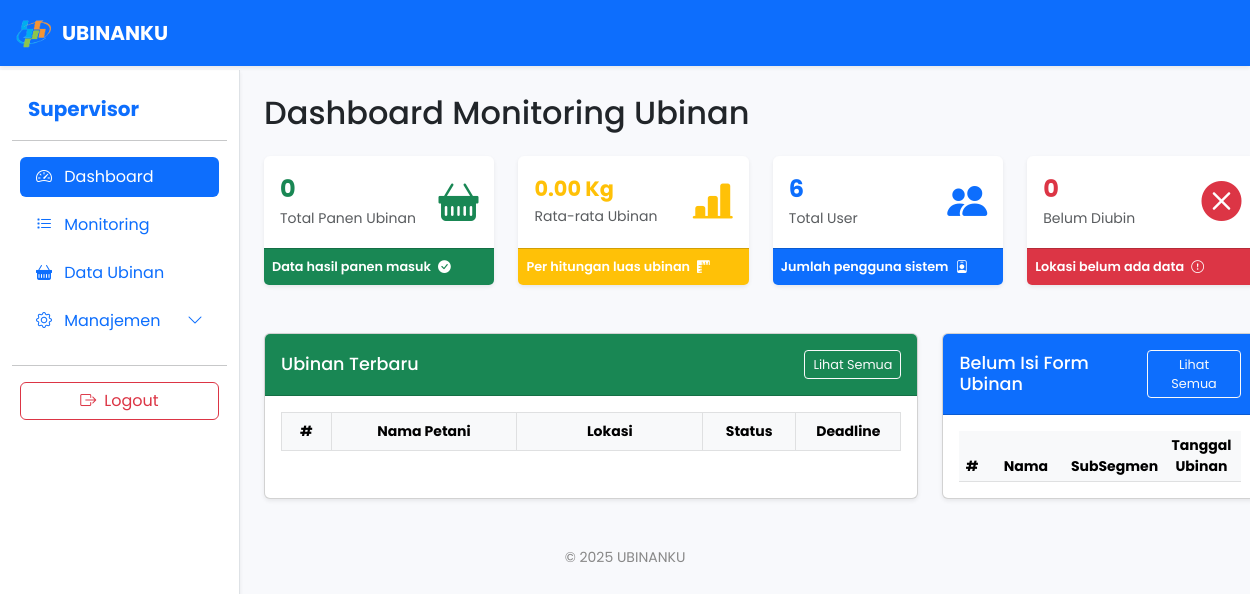
The page /service/super-admin/super_admin.php (signed in) on the database as committed earlier.
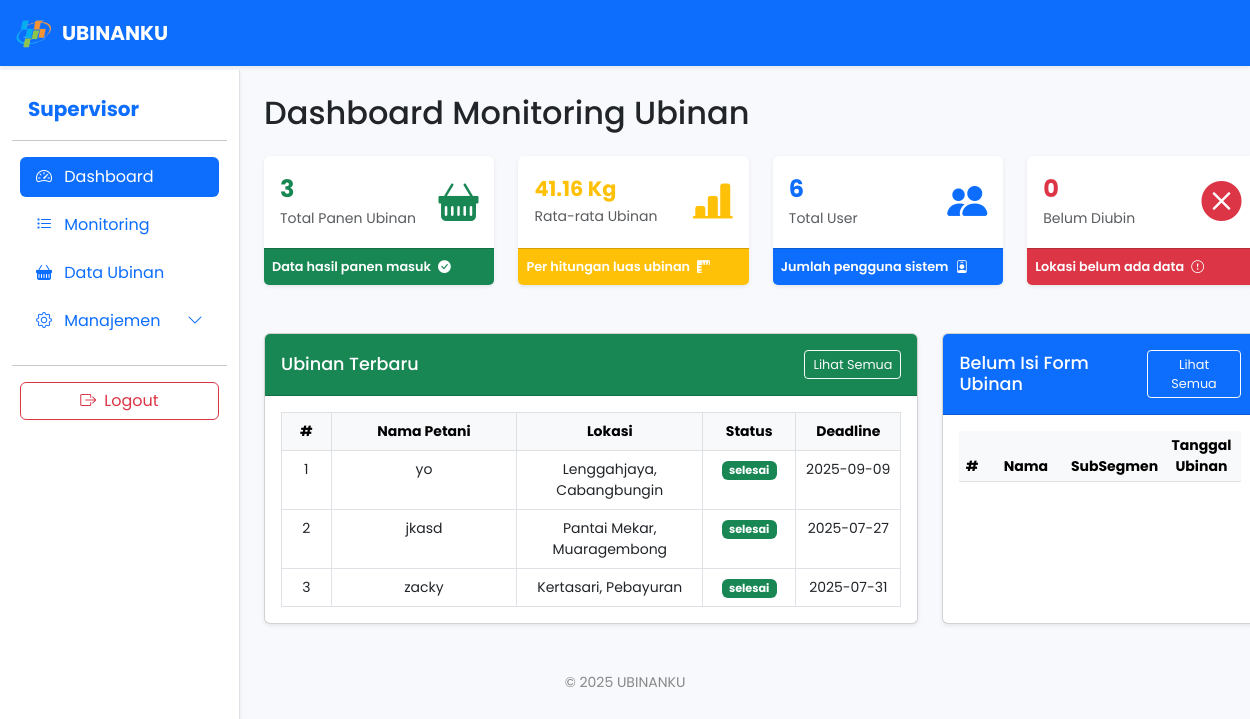
The same page on the database as committed later.
### tables this page shows
CREATE TABLE `monitoring_data_panen` (
  `id` int(11) NOT NULL,
  `nama_petani` varchar(100) NOT NULL,
  `desa` varchar(100) NOT NULL,
  `kecamatan` varchar(100) NOT NULL,
  `tanggal_panen` date NOT NULL,
  `subround` int(11) NOT NULL,
  `foto_serah_terima` varchar(255) NOT NULL,
  `foto_bukti_plot_ubinan` varchar(255) NOT NULL,
  `foto_berat_timbangan` varchar(255) NOT NULL,
  `berat_plot` decimal(10,2) DEFAULT NULL,
  `gkp` decimal(10,2) DEFAULT NULL,
  `gkg` decimal(10,2) DEFAULT NULL,
  `ku` decimal(10,2) DEFAULT NULL,
  `status` enum('belum selesai','selesai','tidak bisa','revisi','sudah') DEFAULT 'belum selesai',
  `user_id` int(11) NOT NULL,
  `nomor_segmen` varchar(9) NOT NULL,
  `nomor_sub_segmen` varchar(2) NOT NULL,
  `note` varchar(500) NOT NULL,
  `created_at` timestamp NOT NULL DEFAULT current_timestamp(),
  `updated_at` timestamp NULL DEFAULT NULL,
  `note_revisi` text DEFAULT NULL,
  `revised_at` timestamp NULL DEFAULT NULL,
  `revised_by` varchar(100) DEFAULT NULL
);

### service/super-admin/super_admin.php (the view, shortened to what this page needs)
<?php
include '../../config/koneksi.php';
$q_avg_ubinan = mysqli_query($conn, "SELECT AVG(ku) AS avg_ubinan FROM monitoring_data_panen WHERE status = 'selesai' AND ku IS NOT NULL AND ku != ''");
$avg_ubinan = mysqli_fetch_assoc($q_avg_ubinan)['avg_ubinan'] ?? 0;
$q_belum_diubin = mysqli_query($conn, "SELECT COUNT(*) AS total FROM monitoring_data_panen WHERE status = 'belum selesai'");
$belum_diubin = mysqli_fetch_assoc($q_belum_diubin)['total'] ?? 0;
$jumlah_panen = mysqli_fetch_assoc(mysqli_query($conn, "SELECT COUNT(*) AS total FROM monitoring_data_panen"))['total'];
$jumlah_user = mysqli_fetch_assoc(mysqli_query($conn, "SELECT COUNT(*) AS total FROM users"))['total'];
$q_ubinan = mysqli_query($conn, "SELECT id, nama_petani, desa, kecamatan, status, tanggal_panen FROM monitoring_data_panen ORDER BY created_at DESC LIMIT 5");
?>
<!DOCTYPE html>
<html lang="id">
<head>
    <link href="https://cdn.jsdelivr.net/npm/bootstrap@5.3.0/dist/css/bootstrap.min.css" rel="stylesheet">
    <link href="https://cdn.jsdelivr.net/npm/bootstrap-icons@1.10.5/font/bootstrap-icons.css" rel="stylesheet">
</head>
<body>
<nav class="navbar navbar-expand-lg navbar-dark bg-primary shadow-sm fixed-top" style="z-index:1040;">
    <div class="container-fluid">
        <a class="navbar-brand d-flex align-items-center" href="#">
            <img src="../../assets/logo.png" alt="Logo BPS" height="40" class="me-2">
            UBINANKU
        </a>
    </div>
</nav>
<div class="container-fluid" style="padding-top:70px;">
  <div class="row">
    <nav class="col-lg-2 d-none d-lg-block sidebar position-fixed bg-white border-end shadow-sm py-4" style="height:100vh; z-index:1030;">
      <div class="position-sticky">
        <a href="#" class="d-flex align-items-center mb-3 mb-md-0 me-md-auto text-primary text-decoration-none px-3">
          <span class="fs-5 fw-bold">Supervisor</span>
        </a>
        <hr>
        <ul class="nav nav-pills flex-column mb-auto px-2">
          <li class="nav-item mb-2">
            <a href="super_admin.php" class="nav-link active" aria-current="page">
              <i class="bi bi-speedometer2 me-2"></i> Dashboard
            </a>
          </li>
          <li class="nav-item mb-2">
              <a href="monitoring.php" class="nav-link">
                  <i class="bi bi-list-task me-2"></i> Monitoring
              </a>
          </li>
          <li class="nav-item mb-2">
            <a href="monitoring_panen.php" class="nav-link text-primary">
              <i class="bi bi-basket-fill me-2"></i> Data Ubinan
            </a>
          </li>
          <li class="nav-item mb-2">
            <a class="nav-link text-primary d-flex justify-content-between align-items-center" data-bs-toggle="collapse" href="#manajemenMenu" role="button" aria-expanded="false" aria-controls="manajemenMenu">
              <span><i class="bi bi-gear me-2"></i> Manajemen</span>
              <i class="bi bi-chevron-down"></i>
            </a>
          </li>
        </ul>
        <hr>
        <div class="px-2">
          <a href="../../auth/logout.php" class="btn btn-outline-danger w-100"><i class="bi bi-box-arrow-right me-2"></i>Logout</a>
        </div>
      </div>
    </nav>
    <main id="mainContent" class="col-12 col-lg-10 px-2 px-md-4" style="margin-left:240px;">
      <div class="d-flex justify-content-between align-items-center mb-3 mb-md-4 pt-3 pt-md-4">
        <h2 class="mb-0">Dashboard Monitoring Ubinan</h2>
      </div>
      <div class="row g-2 g-md-3 g-lg-4">
        <div class="col-12 col-sm-6 col-lg-3">
            <div class="card shadow-sm border-0 h-100">
                <div class="card-body p-2 p-md-3">
                    <div class="d-flex justify-content-between align-items-center">
                        <div class="flex-grow-1">
                            <h3 class="text-success fw-bold mb-1" style="font-size: clamp(1rem, 2.5vw, 1.5rem);"><?= $jumlah_panen; ?></h3>
                            <p class="mb-0 text-muted" style="font-size: clamp(0.7rem, 1.5vw, 0.875rem);">Total Panen Ubinan</p>
                        </div>
                        <i class="bi bi-basket-fill text-success ms-2" style="font-size: clamp(1.5rem, 4vw, 2.5rem);"></i>
                    </div>
                </div>
                <div class="card-footer bg-success text-white fw-semibold p-2" style="font-size: clamp(0.6rem, 1.2vw, 0.8rem);">
                    Data hasil panen masuk <i class="bi bi-check-circle-fill ms-1"></i>
                </div>
            </div>
        </div>
        <div class="col-12 col-sm-6 col-lg-3">
            <div class="card shadow-sm border-0 h-100">
                <div class="card-body p-2 p-md-3">
                    <div class="d-flex justify-content-between align-items-center">
                        <div class="flex-grow-1">
                            <h3 class="text-warning fw-bold mb-1" style="font-size: clamp(0.8rem, 2vw, 1.3rem);"><?= number_format($avg_ubinan, 2); ?> Kg</h3>
                            <p class="mb-0 text-muted" style="font-size: clamp(0.7rem, 1.5vw, 0.875rem);">Rata-rata Ubinan</p>
                        </div>
                        <i class="bi bi-bar-chart-line-fill text-warning ms-2" style="font-size: clamp(1.5rem, 4vw, 2.5rem);"></i>
                    </div>
                </div>
                <div class="card-footer bg-warning text-white fw-semibold p-2" style="font-size: clamp(0.6rem, 1.2vw, 0.8rem);">
                    Per hitungan luas ubinan <i class="bi bi-rulers ms-1"></i>
                </div>
            </div>
        </div>
        <div class="col-12 col-sm-6 col-lg-3">
            <div class="card shadow-sm border-0 h-100">
                <div class="card-body p-2 p-md-3">
                    <div class="d-flex justify-content-between align-items-center">
                        <div class="flex-grow-1">
                            <h3 class="text-primary fw-bold mb-1" style="font-size: clamp(1rem, 2.5vw, 1.5rem);"><?= $jumlah_user; ?></h3>
                            <p class="mb-0 text-muted" style="font-size: clamp(0.7rem, 1.5vw, 0.875rem);">Total User</p>
                        </div>
                        <i class="bi bi-people-fill text-primary ms-2" style="font-size: clamp(1.5rem, 4vw, 2.5rem);"></i>
                    </div>
                </div>
                <div class="card-footer bg-primary text-white fw-semibold p-2" style="font-size: clamp(0.6rem, 1.2vw, 0.8rem);">
                    Jumlah pengguna sistem <i class="bi bi-person-badge ms-1"></i>
                </div>
            </div>
        </div>
        <div class="col-12 col-sm-6 col-lg-3">
            <div class="card shadow-sm border-0 h-100">
                <div class="card-body p-2 p-md-3">
                    <div class="d-flex justify-content-between align-items-center">
                        <div class="flex-grow-1">
                            <h3 class="text-danger fw-bold mb-1" style="font-size: clamp(1rem, 2.5vw, 1.5rem);"><?= $belum_diubin; ?></h3>
                            <p class="mb-0 text-muted" style="font-size: clamp(0.7rem, 1.5vw, 0.875rem);">Belum Diubin</p>
                        </div>
                        <i class="bi bi-x-circle-fill text-danger ms-2" style="font-size: clamp(1.5rem, 4vw, 2.5rem);"></i>
                    </div>
                </div>
                <div class="card-footer bg-danger text-white fw-semibold p-2" style="font-size: clamp(0.6rem, 1.2vw, 0.8rem);">
                    Lokasi belum ada data <i class="bi bi-exclamation-circle ms-1"></i>
                </div>
            </div>
        </div>
      </div>
      <div class="mt-3 mt-md-4 mt-lg-5">
        <div class="row g-2 g-md-3 g-lg-4">
          <div class="col-12 col-xl-8 mb-3 mb-xl-0">
            <div class="card shadow-sm h-100">
              <div class="card-header bg-success text-white d-flex justify-content-between align-items-center p-2 p-md-3">
                <h5 class="mb-0" style="font-size: clamp(0.9rem, 2vw, 1.1rem);">Ubinan Terbaru</h5>
                <a href="monitoring_panen.php" class="btn btn-outline-light btn-sm" style="font-size: clamp(0.7rem, 1.5vw, 0.8rem);">Lihat Semua</a>
              </div>
              <div class="card-body p-1 p-md-2 p-lg-3">
                <div class="table-responsive">
                  <table class="table table-bordered table-hover mb-0" style="font-size: clamp(0.7rem, 1.5vw, 0.875rem);">
                    <thead class="table-light">
                      <tr class="text-center">
                        <th style="width: 8%;">#</th>
                        <th style="width: 30%;">Nama Petani</th>
                        <th class="d-none d-lg-table-cell" style="width: 30%;">Lokasi</th>
                        <th style="width: 15%;">Status</th>
                        <th style="width: 17%;">Deadline</th>
                      </tr>
                    </thead>
                    <tbody>
                      <?php
                      $no = 1;
                      while ($row = mysqli_fetch_assoc($q_ubinan)): ?>
                      <tr class="table-row-link" data-href="detail_panen.php?id=<?= $row['id']; ?>">
                        <td class="text-center"><?= $no++; ?></td>
                        <td class="text-center"><?= htmlspecialchars($row['nama_petani']); ?></td>
                        <td class="text-center d-none d-lg-table-cell"><?= htmlspecialchars($row['desa'] . ', ' . $row['kecamatan']); ?></td>
                        <td class="text-center">
                          <span class="badge <?= $row['status'] == 'selesai' ? 'bg-success' : 'bg-warning text-dark' ?>" style="font-size: 0.7rem;">
                            <?= htmlspecialchars($row['status']); ?>
                          </span>
                        </td>
                        <td class="text-center text-nowrap"><?= htmlspecialchars($row['tanggal_panen']); ?></td>
                      </tr>
                      <?php endwhile; ?>
                    </tbody>
                  </table>
                </div>
              </div>
            </div>
          </div>
          <div class="col-12 col-xl-4">
            <div class="card shadow-sm h-100">
              <div class="card-header bg-primary text-white d-flex justify-content-between align-items-center p-2 p-md-3">
                <h5 class="mb-0" style="font-size: clamp(0.9rem, 2vw, 1.1rem);">Belum Isi Form Ubinan</h5>
                <a href="monitoring.php" class="btn btn-outline-light btn-sm" style="font-size: clamp(0.7rem, 1.5vw, 0.8rem);">Lihat Semua</a>
              </div>
              <div class="card-body p-1 p-md-2 p-lg-3">
                <div class="table-responsive">
                  <table class="table table-sm table-hover mb-0" style="font-size: clamp(0.7rem, 1.5vw, 0.875rem);">
                    <thead class="table-light">
                      <tr>
                        <th class="text-center" style="width: 10%;">#</th>
                        <th class="text-center" style="width: 35%;">Nama</th>
                        <th class="text-center d-none d-md-table-cell" style="width: 25%;">SubSegmen</th>
                        <th class="text-center" style="width: 30%;">Tanggal Ubinan</th>
                      </tr>
                    </thead>
                  </table>
                </div>
              </div>
            </div>
          </div>
        </div>
      </div>
    </div>
  </div>
<footer class="text-center mt-5 mb-3">
    &copy; <?= date('Y'); ?> UBINANKU
</footer>
</body>
</html>

### service/super-admin/super_admin.php (style rules this page uses)
body { background-color: #f8f9fc; font-family: 'Poppins', sans-serif; overflow-x: hidden; }
.navbar-brand { font-weight: bold; }
.table-row-link { cursor: pointer; transition: background 0.15s, box-shadow 0.15s; }
@media (min-width: 992px) { #mainContent { margin-left: 240px !important; } }
@media (min-width: 992px) { .sidebar { width: 240px; } }
footer { margin-top: 60px; font-size: 14px; color: #888; }

Rows that differ between the two databases and show on the page:
added monitoring_data_panen: nama_petani "yo", desa+kecamatan "Lenggahjaya, Cabangbungin", status "selesai", tanggal_panen "2025-09-09"
added monitoring_data_panen: nama_petani "jkasd", desa+kecamatan "Pantai Mekar, Muaragembong", status "selesai", tanggal_panen "2025-07-27"
added monitoring_data_panen: nama_petani "zacky", desa+kecamatan "Kertasari, Pebayuran", status "selesai", tanggal_panen "2025-07-31"
Other text that changed with them:
$jumlah_panen: "0" → "3"
$avg_ubinan: "0.00" → "41.16"
